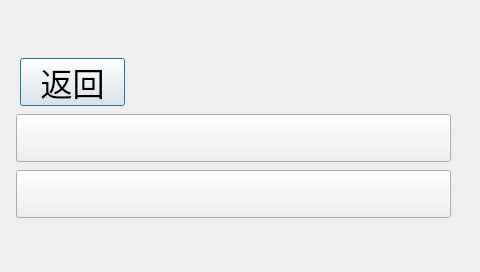
<?xml version="1.0" encoding="UTF-8"?>
<ui version="4.0">
 <class>VersionDialog</class>
 <widget class="QDialog" name="VersionDialog">
  <property name="geometry">
   <rect>
    <x>0</x>
    <y>0</y>
    <width>480</width>
    <height>272</height>
   </rect>
  </property>
  <property name="windowTitle">
   <string>Dialog</string>
  </property>
  <widget class="QPushButton" name="ReturnButton">
   <property name="geometry">
    <rect>
     <x>20</x>
     <y>58</y>
     <width>105</width>
     <height>48</height>
    </rect>
   </property>
   <property name="font">
    <font>
     <pointsize>24</pointsize>
    </font>
   </property>
   <property name="styleSheet">
    <string notr="true">background-image: url(:/new/picture/setting_interface/Rectangle 252.png);</string>
   </property>
   <property name="text">
    <string>返回</string>
   </property>
   <property name="icon">
    <iconset resource="picture.qrc">
     <normaloff>:/new/picture/setting_interface/return.png</normaloff>:/new/picture/setting_interface/return.png</iconset>
   </property>
   <property name="iconSize">
    <size>
     <width>21</width>
     <height>14</height>
    </size>
   </property>
  </widget>
  <widget class="QPushButton" name="Btn_version">
   <property name="geometry">
    <rect>
     <x>16</x>
     <y>114</y>
     <width>435</width>
     <height>48</height>
    </rect>
   </property>
   <property name="styleSheet">
    <string notr="true"/>
   </property>
   <property name="text">
    <string/>
   </property>
  </widget>
  <widget class="QPushButton" name="Btn_Wareversion">
   <property name="geometry">
    <rect>
     <x>16</x>
     <y>170</y>
     <width>435</width>
     <height>48</height>
    </rect>
   </property>
   <property name="text">
    <string/>
   </property>
  </widget>
  <widget class="QLabel" name="label">
   <property name="geometry">
    <rect>
     <x>213</x>
     <y>10</y>
     <width>64</width>
     <height>39</height>
    </rect>
   </property>
   <property name="text">
    <string/>
   </property>
   <property name="scaledContents">
    <bool>false</bool>
   </property>
  </widget>
  <widget class="QLabel" name="btn_label1">
   <property name="geometry">
    <rect>
     <x>340</x>
     <y>121</y>
     <width>95</width>
     <height>35</height>
    </rect>
   </property>
   <property name="text">
    <string/>
   </property>
  </widget>
  <widget class="QLabel" name="btn_label2">
   <property name="geometry">
    <rect>
     <x>340</x>
     <y>177</y>
     <width>95</width>
     <height>35</height>
    </rect>
   </property>
   <property name="text">
    <string/>
   </property>
  </widget>
 </widget>
 <resources>
  <include location="picture.qrc"/>
 </resources>
 <connections>
  <connection>
   <sender>ReturnButton</sender>
   <signal>clicked()</signal>
   <receiver>VersionDialog</receiver>
   <slot>close()</slot>
   <hints>
    <hint type="sourcelabel">
     <x>72</x>
     <y>81</y>
    </hint>
    <hint type="destinationlabel">
     <x>239</x>
     <y>135</y>
    </hint>
   </hints>
  </connection>
 </connections>
</ui>
